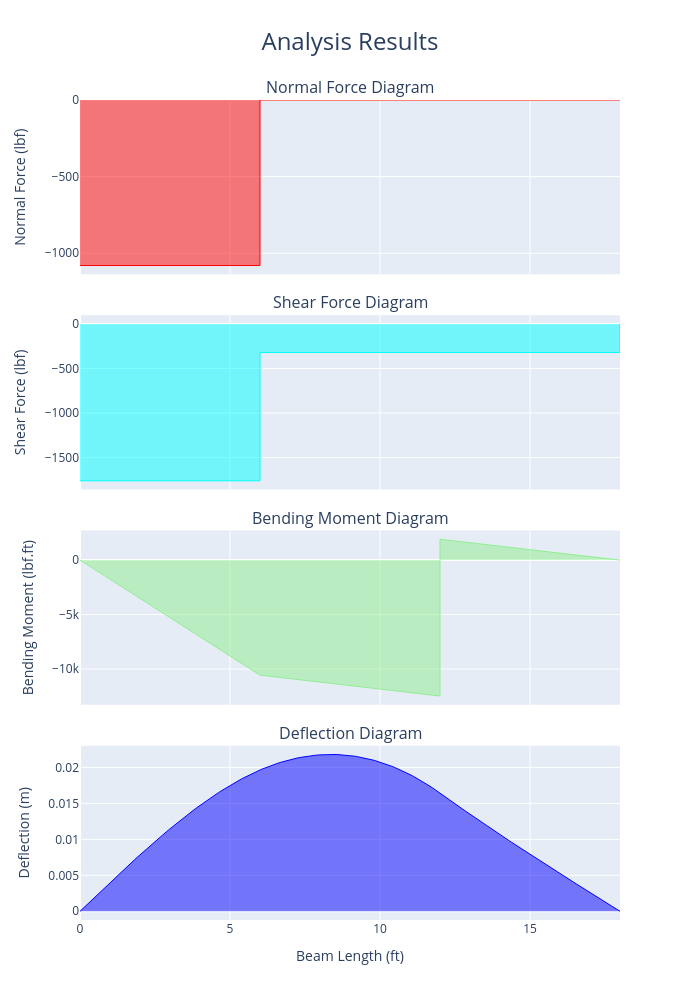

Notebook code for this chart:
### Code cell
fig = beam.plot_beam_internal()
fig.show()

### Figure 1 — Plotly figure (JSON) as saved in the notebook; plotly's stock layout.template omitted (floating-point values rounded to 4 significant figures; data arrays with more than 128 entries replaced by an {"elided": "..."} marker saying what was removed)
{"data": [{"fill": "tozeroy", "hovertemplate": "x: %{x:.3f} %{meta[0]}<br>f(x): %{y:.3f} %{meta[1]}", "line": {"color": "red", "width": 1}, "meta": ["ft", "lbf"], "mode": "lines", "name": "Normal Force", "type": "scatter", "x": {"elided": "206 float values"}, "xaxis": "x", "y": {"elided": "206 float values"}, "yaxis": "y"}, {"fill": "tozeroy", "hovertemplate": "x: %{x:.3f} %{meta[0]}<br>f(x): %{y:.3f} %{meta[1]}", "line": {"color": "aqua", "width": 1}, "meta": ["ft", "lbf"], "mode": "lines", "name": "Shear Force", "type": "scatter", "x": {"elided": "206 float values"}, "xaxis": "x2", "y": {"elided": "206 float values"}, "yaxis": "y2"}, {"fill": "tozeroy", "hovertemplate": "x: %{x:.3f} %{meta[0]}<br>f(x): %{y:.3f} %{meta[1]}", "line": {"color": "lightgreen", "width": 1}, "meta": ["ft", "lbf.ft"], "mode": "lines", "name": "Bending Moment", "type": "scatter", "x": {"elided": "206 float values"}, "xaxis": "x3", "y": {"elided": "206 float values"}, "yaxis": "y3"}, {"fill": "tozeroy", "hovertemplate": "x: %{x:.3f} %{meta[0]}<br>f(x): %{y:.3f} %{meta[1]}", "line": {"color": "blue", "width": 1}, "meta": ["ft", "m"], "mode": "lines", "name": "Deflection", "type": "scatter", "x": {"elided": "206 float values"}, "xaxis": "x4", "y": {"elided": "206 float values"}, "yaxis": "y4"}], "layout": {"annotations": [{"font": {"size": 16}, "showarrow": false, "text": "Normal Force Diagram", "x": 0.5, "xanchor": "center", "xref": "paper", "y": 1, "yanchor": "bottom", "yref": "paper"}, {"font": {"size": 16}, "showarrow": false, "text": "Shear Force Diagram", "x": 0.5, "xanchor": "center", "xref": "paper", "y": 0.7375, "yanchor": "bottom", "yref": "paper"}, {"font": {"size": 16}, "showarrow": false, "text": "Bending Moment Diagram", "x": 0.5, "xanchor": "center", "xref": "paper", "y": 0.475, "yanchor": "bottom", "yref": "paper"}, {"font": {"size": 16}, "showarrow": false, "text": "Deflection Diagram", "x": 0.5, "xanchor": "center", "xref": "paper", "y": 0.2125, "yanchor": "bottom", "yref": "paper"}], "height": 1000, "showlegend": false, "title": {"font": {"size": 24}, "text": "Analysis Results", "x": 0.5}, "width": 700, "xaxis": {"anchor": "y", "domain": [0, 1], "matches": "x4", "showticklabels": false}, "xaxis2": {"anchor": "y2", "domain": [0, 1], "matches": "x4", "showticklabels": false}, "xaxis3": {"anchor": "y3", "domain": [0, 1], "matches": "x4", "showticklabels": false}, "xaxis4": {"anchor": "y4", "domain": [0, 1], "title": {"text": "Beam Length (ft)"}}, "yaxis": {"anchor": "x", "domain": [0.7875, 1], "title": {"text": "Normal Force (lbf)"}}, "yaxis2": {"anchor": "x2", "domain": [0.525, 0.7375], "title": {"text": "Shear Force (lbf)"}}, "yaxis3": {"anchor": "x3", "domain": [0.2625, 0.475], "title": {"text": "Bending Moment (lbf.ft)"}}, "yaxis4": {"anchor": "x4", "domain": [0, 0.2125], "title": {"text": "Deflection (m)"}}}}
